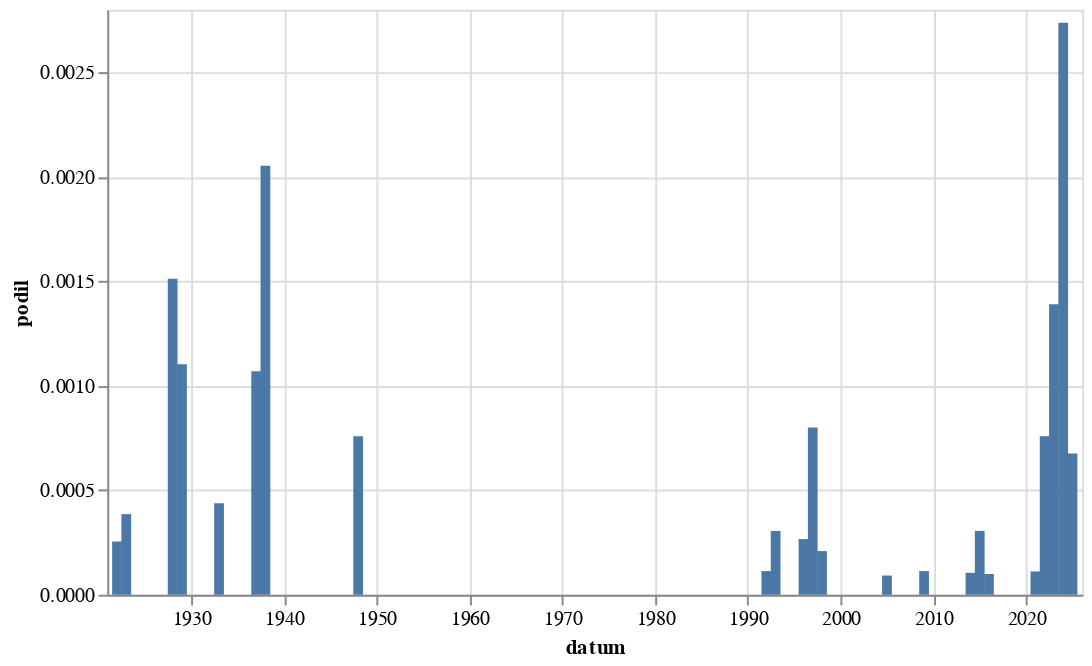

Notebook code cell kept with this figure:
### Code cell
graf(vyvoj(r'[Kk]okain'))

### Figure 1 — Vega-Lite specification as saved in the notebook (floating-point values rounded to 4 significant figures)
{"config": {"view": {"continuousWidth": 300, "continuousHeight": 300}}, "data": {"name": "data-9cabff51fcdf9946b763c255b4a00ddf"}, "mark": {"type": "bar"}, "encoding": {"x": {"field": "datum", "type": "temporal"}, "y": {"field": "podil", "type": "quantitative"}}, "height": 300, "width": 500, "$schema": "https://vega.github.io/schema/vega-lite/v5.8.0.json", "datasets": {"data-9cabff51fcdf9946b763c255b4a00ddf": [{"datum": "1922-01-01T00:00:00", "text": 1, "text_right": 3922, "podil": 0.000255}, {"datum": "1923-01-01T00:00:00", "text": 1, "text_right": 2592, "podil": 0.0003858}, {"datum": "1928-01-01T00:00:00", "text": 5, "text_right": 3307, "podil": 0.001512}, {"datum": "1929-01-01T00:00:00", "text": 2, "text_right": 1812, "podil": 0.001104}, {"datum": "1933-01-01T00:00:00", "text": 1, "text_right": 2284, "podil": 0.0004378}, {"datum": "1937-01-01T00:00:00", "text": 2, "text_right": 1870, "podil": 0.00107}, {"datum": "1938-01-01T00:00:00", "text": 2, "text_right": 974, "podil": 0.002053}, {"datum": "1948-01-01T00:00:00", "text": 1, "text_right": 1318, "podil": 0.0007587}, {"datum": "1992-01-01T00:00:00", "text": 1, "text_right": 8826, "podil": 0.0001133}, {"datum": "1993-01-01T00:00:00", "text": 1, "text_right": 3274, "podil": 0.0003054}, {"datum": "1996-01-01T00:00:00", "text": 1, "text_right": 3754, "podil": 0.0002664}, {"datum": "1997-01-01T00:00:00", "text": 3, "text_right": 3747, "podil": 0.0008006}, {"datum": "1998-01-01T00:00:00", "text": 1, "text_right": 4783, "podil": 0.0002091}, {"datum": "2005-01-01T00:00:00", "text": 1, "text_right": 10889, "podil": 9.184e-05}, {"datum": "2009-01-01T00:00:00", "text": 1, "text_right": 8813, "podil": 0.0001135}, {"datum": "2014-01-01T00:00:00", "text": 1, "text_right": 9512, "podil": 0.0001051}, {"datum": "2015-01-01T00:00:00", "text": 3, "text_right": 9812, "podil": 0.0003057}, {"datum": "2016-01-01T00:00:00", "text": 1, "text_right": 10079, "podil": 9.922e-05}, {"datum": "2021-01-01T00:00:00", "text": 1, "text_right": 8977, "podil": 0.0001114}, {"datum": "2022-01-01T00:00:00", "text": 8, "text_right": 10539, "podil": 0.0007591}, {"datum": "2023-01-01T00:00:00", "text": 16, "text_right": 11508, "podil": 0.00139}, {"datum": "2024-01-01T00:00:00", "text": 32, "text_right": 11687, "podil": 0.002738}, {"datum": "2025-01-01T00:00:00", "text": 3, "text_right": 4437, "podil": 0.0006761}]}}
